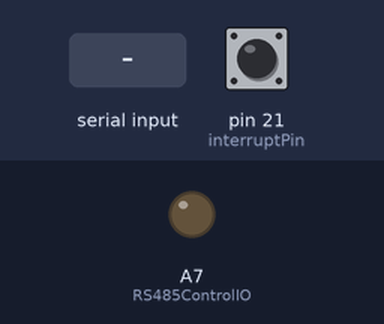
The sketch below on a simulated Arduino Mega 2560, built with avr-gcc and run on an emulated ATmega2560. Shown: output pins drawn as LEDs (lit = HIGH). The inputs (shaded band) are chosen by the test bench; at power-on: pin 21 (interruptPin) HIGH. What the sketch prints to the serial monitor is not drawn.

Above: at 1.2 s.
1.3 s: byte 30 received over Serial
2.8 s: pin 21 (interruptPin) pulled LOW for 0.15 s
Timing chart, 0 to 5.8 s (numbered marks = the images above; inputs shaded):
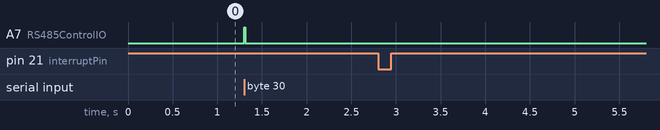

The sketch:

Firmware.ino
```cpp
#define RS485ControlIO A7
#define RS485Transmit HIGH
#define RS485Receive LOW
#define RS485Serial Serial2
#define interruptPin 21
#define triggerTransmitter A3

volatile unsigned long timeFlaks = 0;
volatile unsigned long timeFlanksDelay = 0;
volatile unsigned long timeTrigger = 0;
volatile unsigned long timeInterruptControl = 0;

int byteIO = 0x0000;

bool detectedFlag = false;

volatile byte triggerState = LOW;

void setup() {
  attachInterrupt(digitalPinToInterrupt(interruptPin), interruption, FALLING);
  // initialize both serial ports:
  Serial.begin(9600);
  Serial.write("Communication ready");
  Serial.write("Detection ready");
  RS485Serial.begin(9600);
  pinMode(RS485ControlIO, OUTPUT);
  digitalWrite(RS485ControlIO, RS485Receive);
  timeTrigger = millis();
}

void loop() {
  if (Serial.available()) {
    byteIO = Serial.read();
    RS485Write(byteIO);
  }
  if (RS485Serial.available()) {
    byteIO = RS485Serial.read();
    Serial.write(byteIO);
  }

  if (detectedFlag == true) {
    detectedFlag = false;
    if (millis() > ( timeInterruptControl+ 1000)) {
      timeInterruptControl = millis();
      Serial.println("DETECTADO!");
    }
  }

  if ((millis() - timeTrigger) >= 50) {
    triggerState = !triggerState;
    digitalWrite(triggerTransmitter, triggerState);
    timeTrigger = millis();
  }
}

void interruption() {
  timeFlanksDelay = millis() - timeFlaks;
  if (timeFlanksDelay > 120 || timeFlanksDelay < 40) {
    detectedFlag = true;
  }
  timeFlaks = millis();
}

void RS485Write (int data) {
  digitalWrite(RS485ControlIO, RS485Transmit);
  delay(10);
  RS485Serial.write(data);
  digitalWrite(RS485ControlIO, RS485Receive);
}
```

Measured:
- after the input at 1.3 s, A7 (RS485ControlIO): LOW → HIGH at once, → LOW 0.01 s later
- after the input at 2.8 s, every drawn part: stays the same
